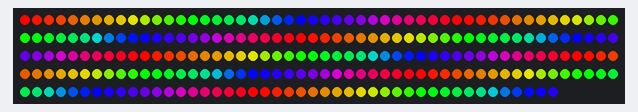
This sketch was run on a simulated Arduino Uno, built with avr-gcc and run on an emulated ATmega328P. Shown: 245 RGB LEDs in strip order, left to right, continuing on the next row.

Above: at 0.13 s.
At 4.76 s:
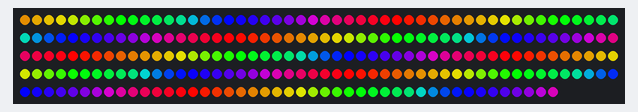
At 9.34 s:
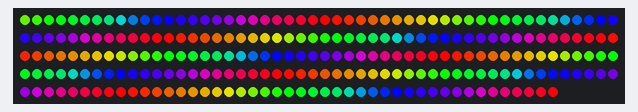
At 19.99 s:
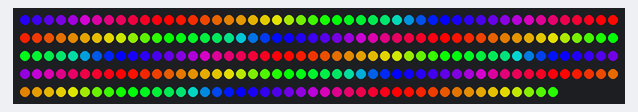
At 30.76 s:
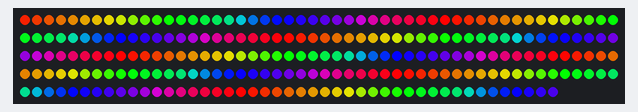
At 39.93 s:
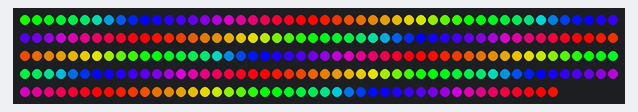

The sketch:

demo.ino
```cpp
#include <FastLED.h>

FASTLED_USING_NAMESPACE

// GPIO
#define DATA_PIN    5
constexpr uint8_t GPIO_BRIGHTNESS_POT = A1;
constexpr uint8_t GPIO_BRIGHTNESS_VCC = A2;


#define LED_TYPE    WS2811
#define COLOR_ORDER GRB
#define NUM_LEDS    245
CRGB leds[NUM_LEDS];

constexpr uint8_t BRIGHTNESS_MIN = 17;
#define FRAMES_PER_SECOND  10

void setup() {
  Serial.begin(115200);

  // tell FastLED about the LED strip configuration
  FastLED.addLeds<LED_TYPE, DATA_PIN, COLOR_ORDER>(leds, NUM_LEDS).setCorrection(TypicalLEDStrip);
  //FastLED.addLeds<LED_TYPE,DATA_PIN,CLK_PIN,COLOR_ORDER>(leds, NUM_LEDS).setCorrection(TypicalLEDStrip);

  // set master brightness control
  FastLED.setBrightness(255);

  pinMode(GPIO_BRIGHTNESS_VCC, 1);
  digitalWrite(GPIO_BRIGHTNESS_VCC, 1);
}

static uint8_t gHue;

void loop() {
  fill_rainbow( leds, NUM_LEDS, gHue, 7);

  // send the 'leds' array out to the actual LED strip
  FastLED.show();
  // insert a delay to keep the framerate modest
  FastLED.delay(1000 / FRAMES_PER_SECOND);

  // do some periodic updates
  EVERY_N_MILLISECONDS( 20 ) {
    gHue++;  // slowly cycle the "base color" through the rainbow
  }
/*
  EVERY_N_MILLISECONDS(100) {
    uint8_t b = (map(analogRead(GPIO_BRIGHTNESS_POT), 0, 1023, BRIGHTNESS_MIN, 255));
    Serial.println(b);
    FastLED.setBrightness(dim8_video(b));
  }
  */
}
```
